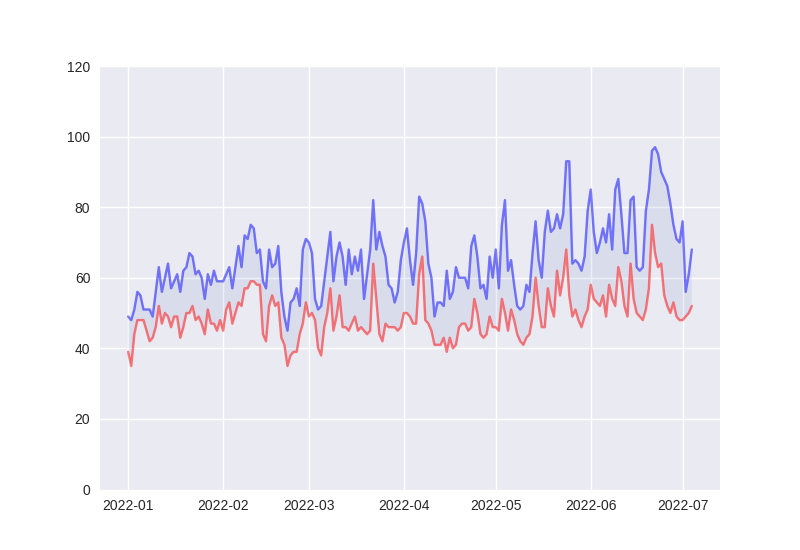

Source code (Python):
import csv 

from datetime import datetime 
import matplotlib.pyplot as plt 

filename='/home/timlinux/Downloads/crash_course/chapter16/data/san_francisco_2022_full.csv'

with open(filename) as f :
	reader=csv.reader(f)
	header=next(reader)

	print(header)

	highs,lows,dates=[],[],[]
	for row in reader:
		date=datetime.strptime(row[5],'%Y-%m-%d')
		try:
			low=int(row[22])
			high=int(row[20])
		except:
			pass
		else:
			if date in dates:
				pass
			else:
				highs.append(high)
				lows.append(low)
				dates.append(date)

plt.style.use('seaborn')

fig,ax=plt.subplots()
ax.plot(dates,lows,c='red',alpha=0.5)
ax.plot(dates,highs,c='blue',alpha=0.5)
ax.fill_between(dates,highs,lows,alpha=0.1)

plt.ylim(0,120)
plt.savefig('san_francisco.png')
plt.show()
